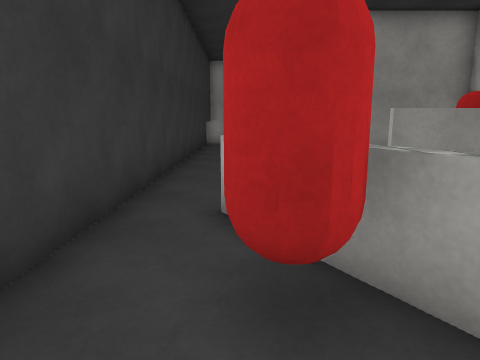
view 1 (above)

13 first-person views from a walk through a 3-D level made in the Unity game engine. The camera is 1.4 m above the floor, tilts 10° down and sees 70° across. The floor is counted in squares, 1 m on a side. Each view is taken from the middle of a square. On the plan, view 1 faces up. The plan holds only what a view shows up to about 15 squares ahead; the rest is blank. The place goes on beyond the plan. The player is left out. Surface patterns are stand-ins for the level's own textures.

view 2
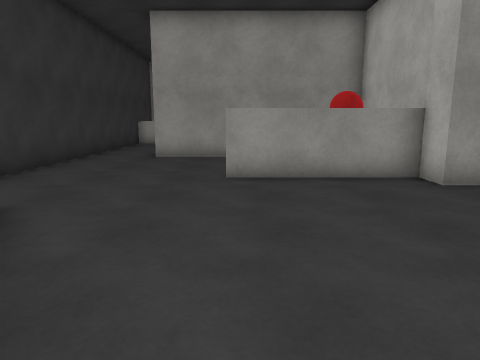

view 3
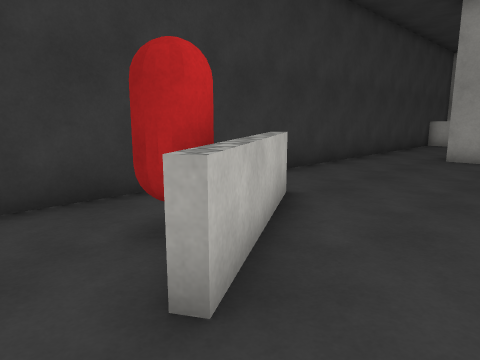

view 4
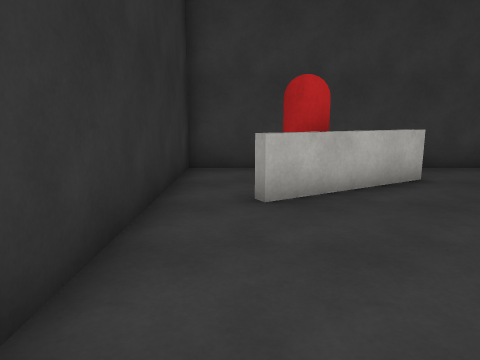

view 5
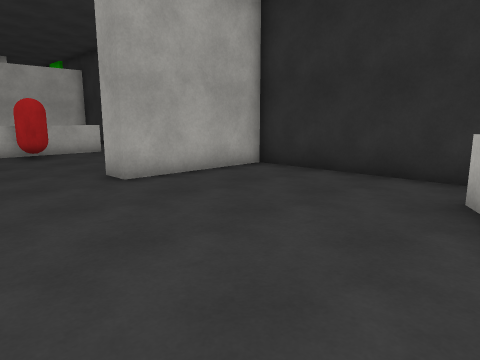

view 6
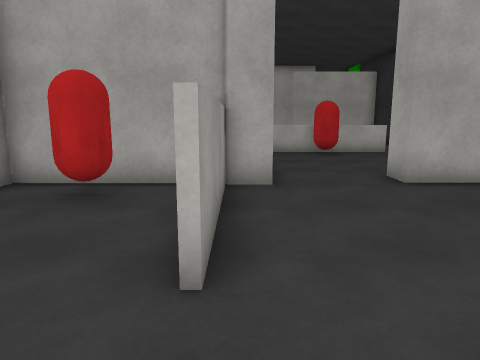

view 7
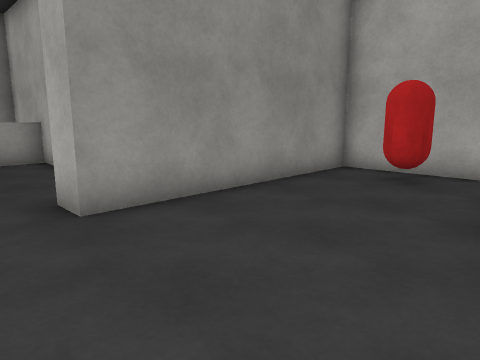

view 8
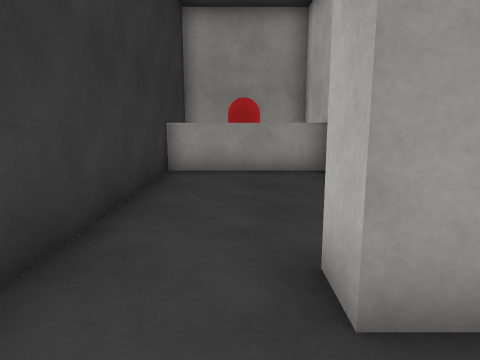

view 9
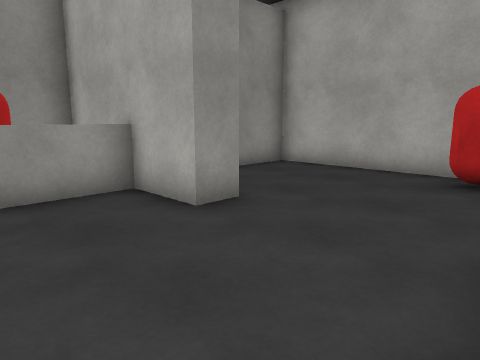

view 10
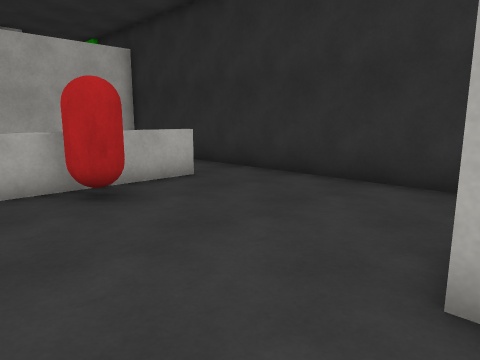

view 11
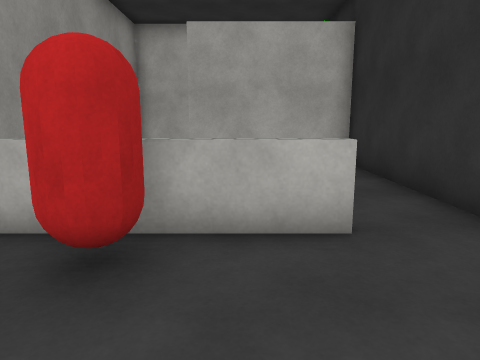

view 12
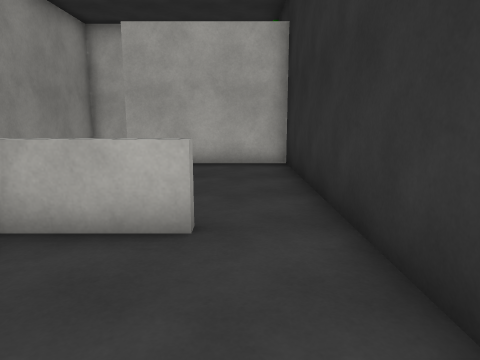

view 13
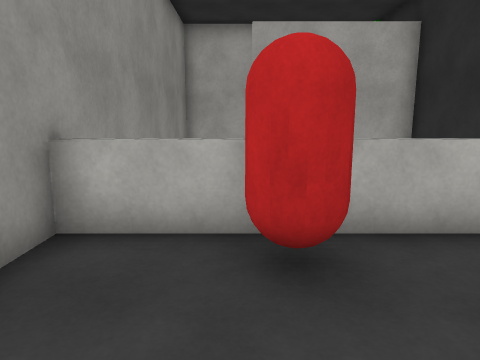

### Floor plan
Points are (right, up) in squares from view 1. A wall is a line through its corners. A room is listed if a view was taken in it or the views show most of it. See-through windows are left out.
Room 1 (views 1, 2, 3, 4, 5, 6, 7, 8, 9, 10)
walls: (0, 5.3) (1.1, 3.4); (1.6, 2.6) (2.3, 1.3); (8.5, 8.6) (8.5, 13.1) (0.8, 13.1) (0.8, 14.1); (9.1, 7.3) (8.5, 7.3) (8.5, 8.3) (3.6, 8.3); (-2, 14.5) (-2, -0.5) (8.5, -0.5) (8.5, 4.3) (9.6, 4.3)
ways out: opening at (9.7, 6) to room 2; opening at (-0.5, 13.5)
objects: other object (0, 2) to (1, 3); other object (7, 11) to (8, 11)
Room 2 (views 11, 12, 13)
walls: (26.8, 4.8) (26.8, 7.3) (15.1, 7.3); (16.1, 5.4) (16.1, 7.4); (16.5, 1.6) (16.1, 1.6) (16.1, 3.6); (10.5, -0.5) (23.1, -0.5) (23.1, 4.6)
ways out: opening at (9.7, 6) to room 1
objects: other object (15, 4) to (16, 5)

Where each view was taken, in squares from view 1:
view 1: 0 up, 0 right, facing up
view 2: 0 up, 4 right, facing up
view 3: 0 up, 4 right, facing up-left
view 4: 1 up, 8 right, facing left
view 5: 8 up, 1 right, facing down-right
view 6: 8 up, 1 right, facing right
view 7: 8 up, 1 left, facing up-right
view 8: 11 up, 0 right, facing up
view 9: 14 up, 1 left, facing up-right
view 10: 7 up, 9 right, facing down-right
view 11: 3 up, 12 right, facing right
view 12: 1 up, 12 right, facing right
view 13: 5 up, 12 right, facing right
